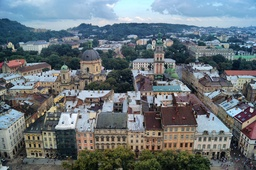
#> input picture Lab2/Images/lviv.jpg, 256 x 170 px, shrunk from 1000 x 663 before the run, given in place of lviv.png, which was not available
$ python lab1.py
#> lines starting #> are read from the running program, lines starting #| are printed output that depends on the picture; pictures that were not available may be replaced by others from this repository, and a replacement may not be noted
import numpy as np
import matplotlib.pyplot as plt
from PIL import Image


def shift_histogram_left(image: np.ndarray, shift_value: int) -> np.ndarray:
    img_float = image.astype(np.float32)
    shifted_float = img_float - shift_value
    clipped_float = np.clip(shifted_float, a_min=0, a_max=255)
    return clipped_float.astype(np.uint8)


def compute_histogram_grayscale(image_gray: np.ndarray) -> np.ndarray:
    hist = np.zeros(256, dtype=np.int64)
    for val in image_gray.ravel():
        hist[val] += 1
    return hist


def process_and_display(image_path: str, title: str, shift_delta: int = 50) -> None:
    img_pil = Image.open(image_path)
    img_gray = np.array(img_pil.convert('L'))
    img_shifted = shift_histogram_left(img_gray, shift_value=shift_delta)

    hist_orig = compute_histogram_grayscale(img_gray)
    hist_shifted = compute_histogram_grayscale(img_shifted)

    fig, axes = plt.subplots(2, 2, figsize=(12, 8))
    fig.suptitle(f"{title} (Зсув Δ = {shift_delta})", fontsize=14, fontweight='bold')

    y_max = hist_orig.max() * 1.1
    axes[1, 0].set_ylim([0, y_max])
    axes[1, 1].set_ylim([0, y_max])

    axes[0, 0].imshow(img_gray, cmap='gray', vmin=0, vmax=255)
    axes[0, 0].set_title("Оригінальне зображення")
    axes[0, 0].axis('off')

    axes[0, 1].imshow(img_shifted, cmap='gray', vmin=0, vmax=255)
    axes[0, 1].set_title(f"Результат (Зсув ліворуч -{shift_delta})")
    axes[0, 1].axis('off')

    axes[1, 0].bar(range(256), hist_orig, color='gray', width=1.0)
    axes[1, 0].set_title("Початкова гістограма")
    axes[1, 0].set_xlim([0, 255])
    axes[1, 0].set_xlabel("Інтенсивність")
    axes[1, 0].set_ylabel("Кількість пікселів")

    axes[1, 1].bar(range(256), hist_shifted, color='black', width=1.0)
    axes[1, 1].set_title("Зсунута гістограма")
    axes[1, 1].set_xlim([0, 255])
    axes[1, 1].set_xlabel("Інтенсивність")

    plt.tight_layout()
    plt.show()


def process_batch(image_configs: list[tuple[str, str]], shift_deltas: list[int]) -> None:
    for image_path, title in image_configs:
        for shift_delta in shift_deltas:
            process_and_display(image_path, title, shift_delta)
#> in process_and_display, img_pil is the input picture: PIL image 256x170 RGB; mean R, G, B 105.7, 115.3, 120.3
#> in process_and_display, `img_gray = np.array(img_pil.convert('L'))`:
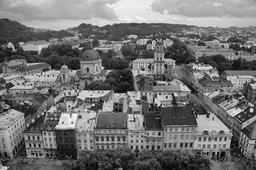
#> img_gray: shape (170, 256); min 0, max 254, mean 113
#> in shift_histogram_left, `clipped_float = np.clip(shifted_float, a_min=0, a_max=255)`:
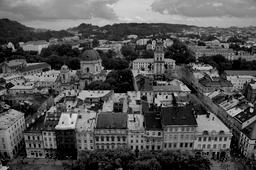
#> clipped_float: shape (170, 256) float32; min 0, max 224, mean 83.3
#> the loop in compute_histogram_grayscale, `for val in image_gray.ravel():` made 43520 passes
#> val on passes 1 to 3: 138, 145, 151
#> after the loop in compute_histogram_grayscale, `for val in image_gray.ravel():`: hist = 256 values, max 328 at index 55, min 0 at index 248, mean 170
#> in process_and_display, `hist_orig = compute_histogram_grayscale(img_gray)`: hist_orig has the same summary as hist in compute_histogram_grayscale
#> the loop in compute_histogram_grayscale (call 2), `for val in image_gray.ravel():` made 43520 passes
#> val on passes 1 to 3: 108, 115, 121
#> in process_and_display, `hist_shifted = compute_histogram_grayscale(img_shifted)`: hist_shifted = 256 values, max 1841 at index 0, min 0 at index 218, mean 170
#> in process_and_display, `y_max = hist_orig.max() * 1.1`: y_max = 360.8
#> in process_and_display, `plt.show()`:
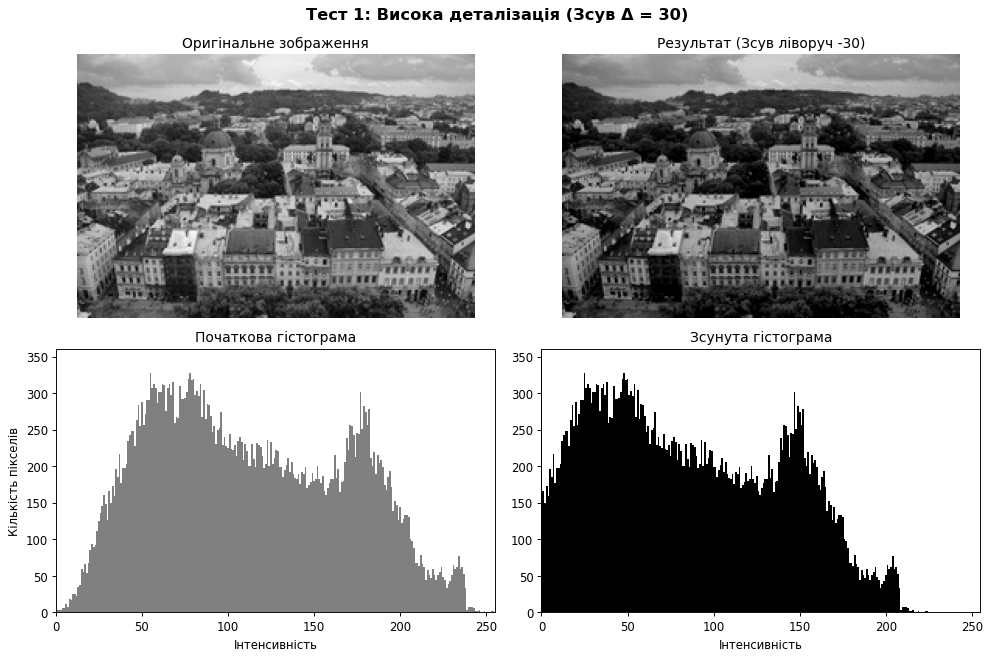
#> figure drawn by matplotlib, 4 panels; panel 3: tallest bar 328 high, from x = 54.5 to 55.5; panel 4: tallest bar 1841 high, from x = -0.5 to 0.5
#> pass 2 of the loop in process_batch, `for image_path, title in image_configs:`:
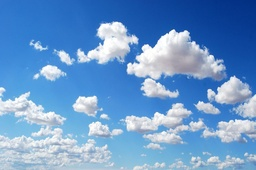
#> input picture Lab1/Images/sky.jpg, 256 x 170 px, shrunk from 1000 x 665 before the run
#> in process_and_display, img_pil is the input picture: PIL image 256x170 RGB; mean R, G, B 107.8, 153.6, 204.2
#> in shift_histogram_left (call 6), `shifted_float = img_float - shift_value`:
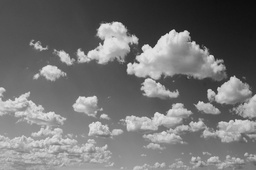
#> shifted_float: shape (170, 256) float32; min 12, max 225, mean 115.7
#> hist_orig = 256 values, max 472 at index 109, min 0 at index 0, mean 170
#> hist_shifted = 256 values, max 472 at index 79, min 0 at index 0, mean 170
#> y_max = 519.2
#> in process_and_display (call 6), `plt.show()`:
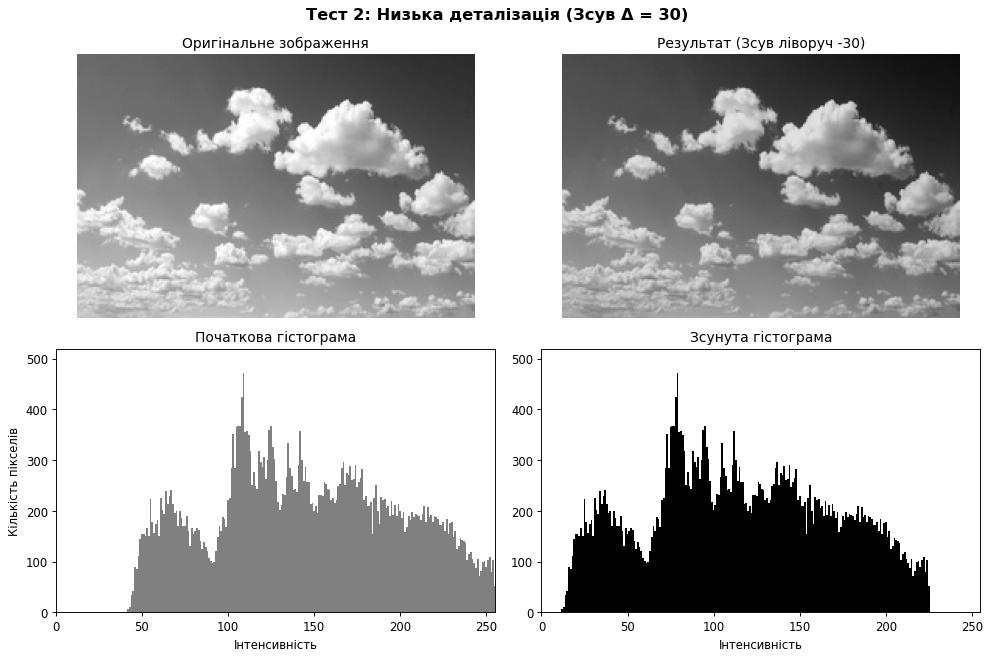
#> figure drawn by matplotlib, 4 panels; panel 3: tallest bar 472 high, from x = 108.5 to 109.5; panel 4: tallest bar 472 high, from x = 78.5 to 79.5
#> pass 3 of the loop in process_batch, `for image_path, title in image_configs:`:
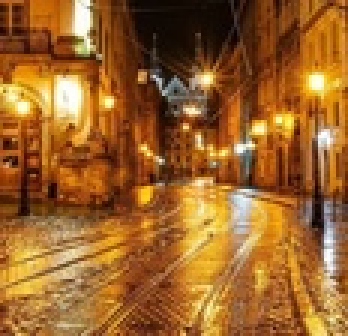
#> input picture Lab1/Images/lviv_night2.jpg, 116 x 112 px, shrunk from 455 x 439 before the run (shown 3 times larger)
#> in process_and_display, img_pil is the input picture: PIL image 116x112 RGB; mean R, G, B 154.9, 99.2, 42.2
#> img_gray: shape (112, 116)
#> img_float: shape (112, 116) float32
#> shifted_float: shape (112, 116) float32
#> in shift_histogram_left (call 11), `clipped_float = np.clip(shifted_float, a_min=0, a_max=255)`:
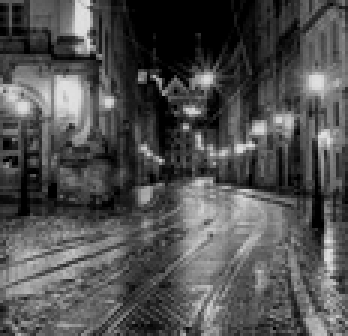
#> clipped_float: shape (112, 116) float32 (shown 3 times larger); min 0, max 225, mean 80.3
#> hist_orig = 256 values, max 112 at index 79, min 0 at index 0, mean 50.75
#> hist_shifted = 256 values, max 826 at index 0, min 0 at index 226, mean 50.75
#> y_max = 123.2
#> in process_and_display (call 11), `plt.show()`:
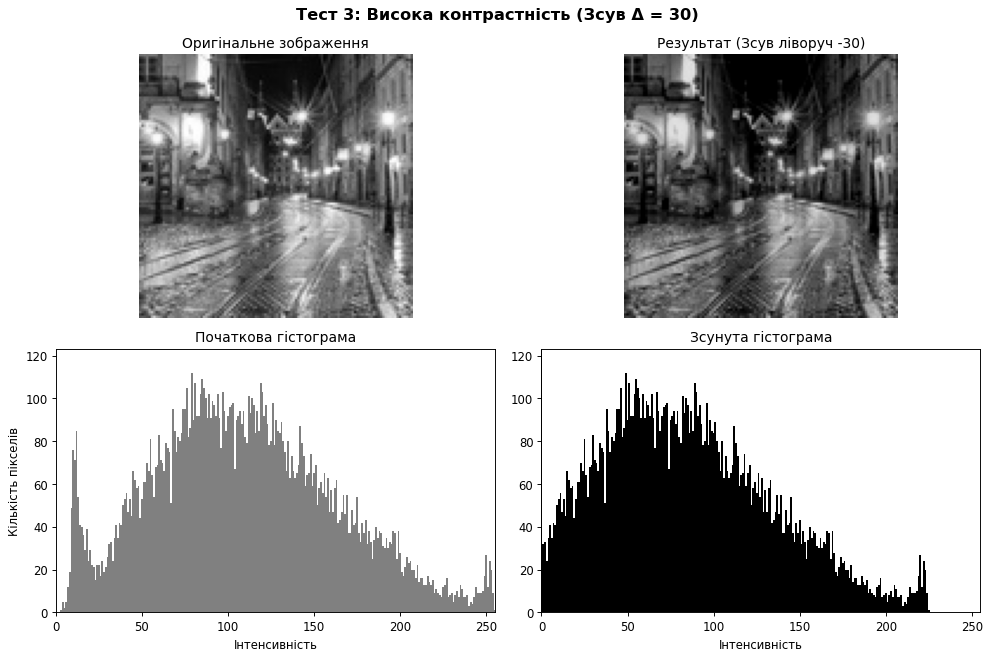
#> figure drawn by matplotlib, 4 panels; panel 3: tallest bar 112 high, from x = 78.5 to 79.5; panel 4: tallest bar 826 high, from x = -0.5 to 0.5
#> the loop made 4 passes; the first 3 are shown


images_data = [
    ("Images/lviv.png", "Тест 1: Висока деталізація"),
    ("Images/sky.jpg", "Тест 2: Низька деталізація"),
    ("Images/lviv_night2.jpg", "Тест 3: Висока контрастність"),
    ("Images/deer.jpg", "Тест 4: Низька контрастність"),
]

deltas = [30, 60, 90, 120, 150]
process_batch(images_data, deltas)
